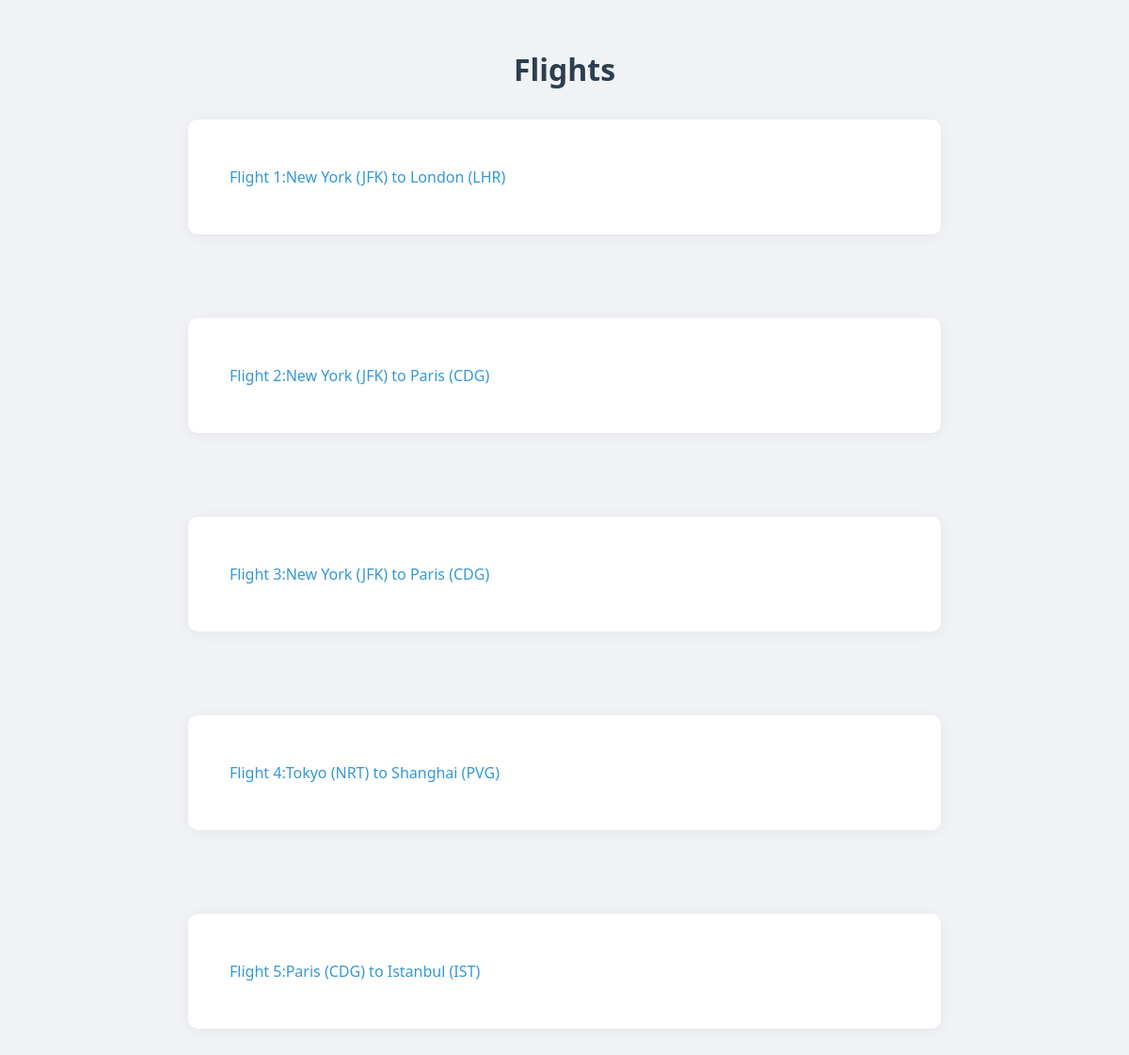
/flight/, run on the app's committed database.
### flights/models.py (models this page shows, shortened)
class Flight(models.Model):
    origin = models.ForeignKey(Airport, on_delete=models.CASCADE, related_name="departures")
    destination = models.ForeignKey(Airport, on_delete=models.CASCADE, related_name="arrivals")
    duration = models.IntegerField()

class Airport(models.Model):
    code = models.CharField(max_length=3)
    city = models.CharField(max_length=64)
    def __str__(self):
        return f"{self.city} ({self.code})"

### flights/views.py (the view)
# urls.py: path("", views.index,name="index"),
def index(request):
    return render(request,"flights/index.html",{
        "flights":Flight.objects.all()
    })

### flights/templates/flights/index.html (shortened to what this page needs)
{% extends "flights/layout.html" %}
{% block body %}
<h1> Flights</h1>
<ul>
    {% for flight in flights%}
    <li>
        <a href="{%url 'flight' flight.id%}">
           Flight {{ flight.id}}:{{flight.origin}} to {{flight.destination}} </li>
    {%endfor%}
</ul>
{% endblock %}

### flights/templates/flights/layout.html (shortened to what this page needs)
{%load static%}
<!DOCTYPE html>
<html lang="en">
    <head>
        <link href="{%static 'flights/styles.css'%}" rel="stylesheet">
    </head>
    <body>
        {% block body %}
        {% endblock %}
    </body>
</html>

### flights/static/flights/styles.css (style rules this page uses)
body { font-family: 'Segoe UI', system-ui, -apple-system, sans-serif; background-color: #f0f2f5; margin: 0; padding: 20px; color: #1a1a1a; }
h1, h2 { color: #2c3e50; text-align: center; margin: 2rem 0; font-weight: 600; }
ul { list-style-type: none; padding: 0; max-width: 800px; margin: 0 auto; }
li { background-color: white; margin: 1rem 0; padding: 1.5rem; border-radius: 10px; box-shadow: 0 2px 15px rgba(0, 0, 0, 0.05); transition: all 0.3s ease; }
a { color: #3498db; text-decoration: none; display: inline-block; margin: 1rem 0; padding: 10px 20px; border-radius: 6px; transition: background-color 0.3s ease; }

### data on the page
Flight: id "1", origin "New York (JFK)", destination "London (LHR)"
Flight: id "2", origin "New York (JFK)", destination "Paris (CDG)"
Flight: id "3", origin "New York (JFK)", destination "Paris (CDG)"
Flight: id "4", origin "Tokyo (NRT)", destination "Shanghai (PVG)"
Flight: id "5", origin "Paris (CDG)", destination "Istanbul (IST)"
